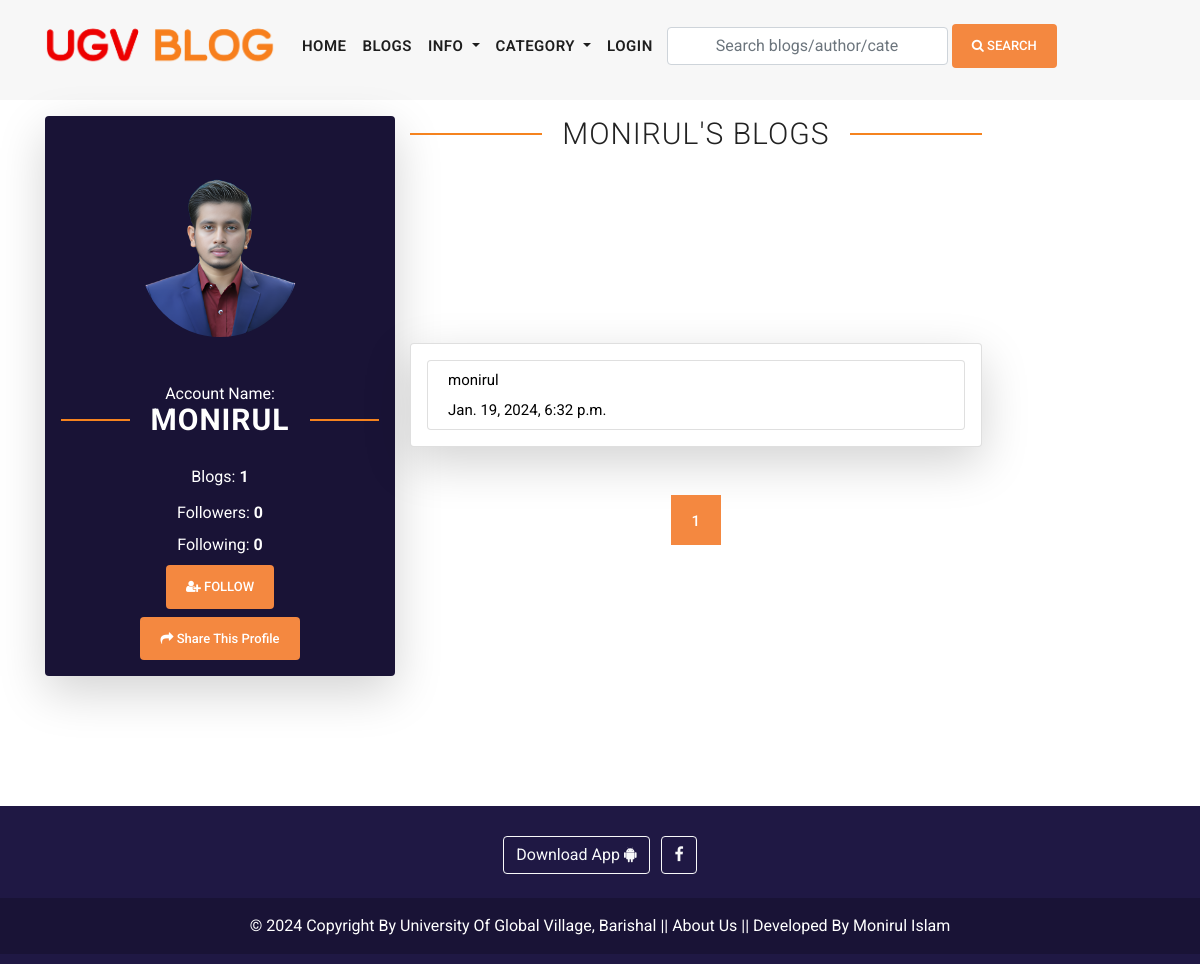
Before: /view_user_information/monirul/ with the older database file.
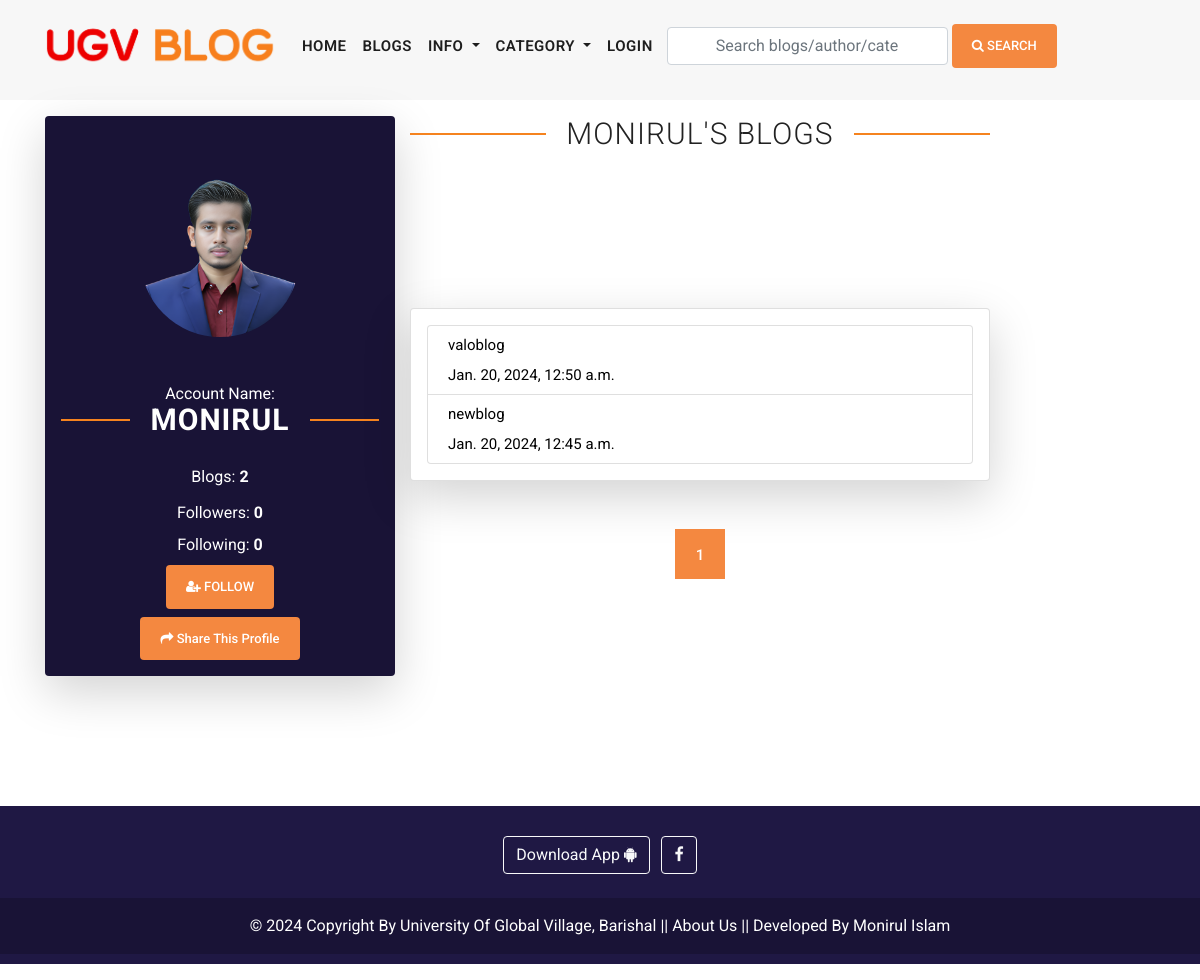
After: the same page with the newer database file.
### blog/models.py (models this page shows, shortened)
class Site(models.Model):
    header_logo = models.ImageField(upload_to="site_info")
    footer_logo = models.ImageField(upload_to="site_info")
    site_name = models.CharField(max_length=25)

class Blog(models.Model):
    user = models.ForeignKey(
        User,
        related_name='user_blogs',
        on_delete= models.CASCADE
    )
    category = models.ForeignKey(
        Category,
        related_name='category_blogs',
        on_delete=models.CASCADE
    )
    tags = models.ManyToManyField(
        Tag,
        related_name='tag_blogs',
        blank=True
    )
    likes = models.ManyToManyField(
        User,
        related_name='user_likes',
        blank=True
    )
    title = models.CharField(max_length=400,unique=True)
    slug = models.SlugField(null=True, blank=True, unique=True)
    views = models.PositiveIntegerField(default=0)
    banner = models.ImageField(
        upload_to='blog_banners/',
        validators=[FileExtensionValidator(allowed_extensions=['jpg', 'png','jpeg'])]
        )
    description = RichTextField()
    created_date = models.DateTimeField(auto_now_add=True)

### user_profile/models.py (models this page shows, shortened)
class User(AbstractUser):
    email = models.EmailField(
        max_length = 150,
        unique = True,
        error_messages={
            'unique':"The email must be unique for create ",
        }
    )
    profile_image = models.ImageField(
        null = True,
        blank = True,
        upload_to='users_images/',
        validators=[FileExtensionValidator(allowed_extensions=['jpg', 'png','jpeg'])]
    )
    followers = models.ManyToManyField("Follow")
    REQUIRED_FIELDS = ["email"]
    objects = CustomUserManager()
    def get_profile_picture(self):
        url=""
        try:
            url = self.profile_image.url
        except:
            url = ""
        return url

### user_profile/views.py (the view, shortened to what this page needs)
# urls.py: path('view_user_information/<str:username>/', view_user_information, name='view_user_information'),
def view_user_information(request,username):
    account = get_object_or_404(User, username=username)
    following =False
    muted = None
    blogs = account.user_blogs.order_by('-created_date')
    page = request.GET.get('page', 1)
    paginator = Paginator(blogs, 10)  # Show 10 blogs per page
    try:
        blogs = paginator.page(page)
    except PageNotAnInteger:
        blogs = paginator.page(1)
    except EmptyPage:
        blogs = paginator.page(paginator.num_pages)
    if following:
        queryset = followers.first()
        if queryset.muted:
            muted = True
        else:
            muted = False
    context ={
        "account": account,
        "following": following,
        "muted": muted,
        "blogs":blogs,
    }
    return render(request, "user_information.html", context)

### blog/context_processors.py (called while the page is built)
def get_all_categories(request):
    categories = Category.objects.all()[:20]
    category_counts = []
    for category in categories:
        blog_count = Blog.objects.filter(category=category).count()
        if blog_count > 0:  # Only include non-empty categories
            category_counts.append({'category': category, 'blog_count': blog_count})
    context = {
        "categories":categories,
        "category_counts": category_counts,
    }
    return context

def site_info(request):
    site = Site.objects.all()
    context = {
        "site":site,
    }
    return context

def ugv_ads(request):
    latest_ad = Ugv_Ad.objects.all()
    context =  {
        'latest_ad': latest_ad,
    }
    return context

### user_profile/context_processors.py (called while the page is built, shortened)
def user_notifications(request):
    context = {}
    return context

### templates/user_information.html (shortened to what this page needs)
{% extends 'base.html' %}
{% load static %}
{% block content %}
<div class="profile">
    <div class="container">
        <div class="row py-3">
            <div class="col-md-4 ">
                <div class="view-profile text-center shadow-lg p-3 mb-5  rounded">
                    <img id="account_img" class="rounded rounded-circle profile-picture" src="{{account.get_profile_picture}}" alt="{{account.username}}">
                    <div class="sidebar-heading seven">
                        Account Name:
                        <h2 style="color: white; font-weight: bold;">{{account.username}}</h2>
                      </div>
                    <ul class="text-center py-1">
                        <li class="py-2">
                            <span>Blogs: <strong>{{account.user_blogs.count}}</strong></span>
                        </li>
                        <li class="py-1">
                            <span></i> Followers: <strong>{{account.user_followers.count}}</strong></span>
                        </li>
                        <li class="py-1">
                            <span>Following: <strong>{{account.user_follows.count}}</strong></span>
                        </li>
                        <li class="py-1">
                            {% if following %}
                            <a href="{% url 'follow_or_unfollow_user' account.id %}" class="btn btn-primary text-decoration-none"><i class="fa fa-user-times"></i> Unfollow</a>
                            {% if muted %}
                            <a href="{% url 'mute_or_unmute_user' account.id %}" class="btn btn-primary text-decoration-none"> Unmute</a>
                            {% else %}
                            <a href="{% url 'mute_or_unmute_user' account.id %}" class="btn btn-primary text-decoration-none"> Mute</a>
                            {% endif %}
                           {% else %}
                           <a href="{% url 'follow_or_unfollow_user' account.id %}" class="btn btn-primary text-decoration-none"><i class="fa fa-user-plus"></i> Follow</a>
                            {% endif %}
                        </li>
                    </ul>
                    <button id="copyLinkBtn" class="btn btn-primary" style="text-transform: capitalize;"><i class="fa fa-share"></i> Share this profile</button>
                </div>
            </div>
            <div class="row  pt-1 mb-1">
              <div class="col-md-12">
                <div class="sidebar-heading seven">
                    <h2>{{account.username}}'s Blogs</h2>
                  </div>
            </div>
              <div class="col-md-12 ">
                <ul class="list-group-item shadow-lg p-3 mb-5  rounded">
                    {% for blog in blogs  %}
                    <li class="list-group-item py-1">
                        <a href="{% url 'blog_details' blog.slug %}">
                            <p>{{blog.title}}</p>
                            <p>{{blog.created_date}}</p>
                        </a>
                    </li>
                    {% endfor %}
                </ul>
                {% include 'pagination.html' %}
              </div>
            </div>
        </div>
    </div>
</div>
{% endblock content %}

### templates/header.html (shortened to what the changed rows need)
{% load static %}
<header class="sticky-header">
    <nav class="navbar navbar-expand-lg">
        <div class="container">
            {% for site_instance in site %}
            <a  class="navbar-brand" href="{% url 'home'  %}"><img draggable="false" style="width: 230px; height: 50px;" src="{{site_instance.header_logo.url}}" alt=""></a>
            {% endfor %}
        </div>
    </nav>
</header>

### templates/footer.html (shortened to what this page needs)
{% load static %}
{% for site in site %}
<div  class="container-fluid my-3 custom-container">
<footer class=" text-center text-white" style="background-color: #1F1844;">
  <div class="container-fluid p-3 pb-0">
    <section class="mb-1">
      <a class="btn btn-outline-light btn-floating m-1" href="#" role="button"
        >Download App  <i class="fa fa-android"></i
      ></a>
      <a class="btn btn-outline-light btn-floating m-1" href="https://www.facebook.com/ugvbarisal/" role="button"
        ><i class="fa fa-facebook-f"></i
      ></a>
    </section>
  </div>
  <div class="text-center p-3" style="background-color: rgba(0, 0, 0, 0.2);">
    <a  class="text-white" target="_blank" href="https://ugv.edu.bd/">© 2024 Copyright By University Of Global Village, Barishal</a> ||
    <a class="text-white"  href="{% url 'about' %}">About Us</a> ||
    <a class="text-white" target="_blank" href="https://www.facebook.com/moniruldevelopers"> Developed By Monirul Islam</a>
  </div>
</footer>
</div>
{% endfor %}

Changed rows visible on the page:
removed Blog: title "monirul", created_date "Jan. 19, 2024, 6:32 p.m."
changed User "MONIRUL": user_blogs.count "1" → "2"
added Blog: title "valoblog", created_date "Jan. 20, 2024, 12:50 a.m."
added Blog: title "newblog", created_date "Jan. 20, 2024, 12:45 a.m."
